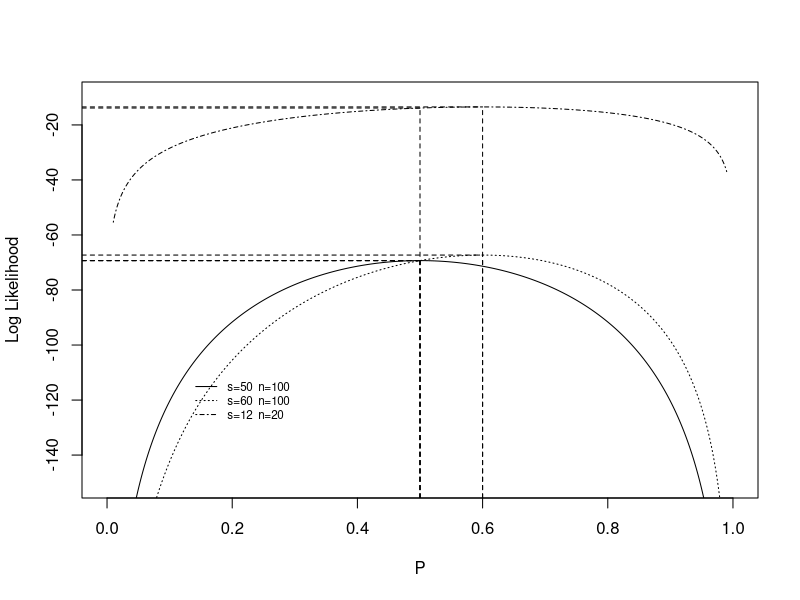
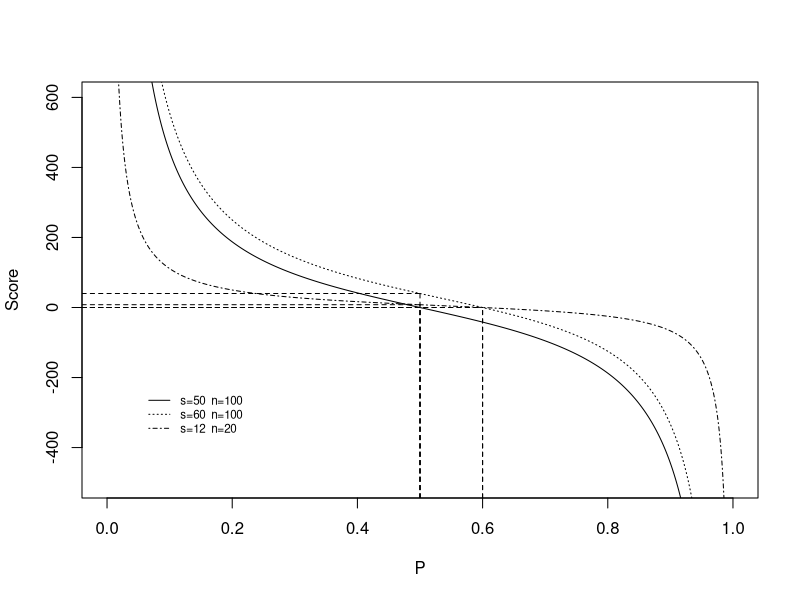
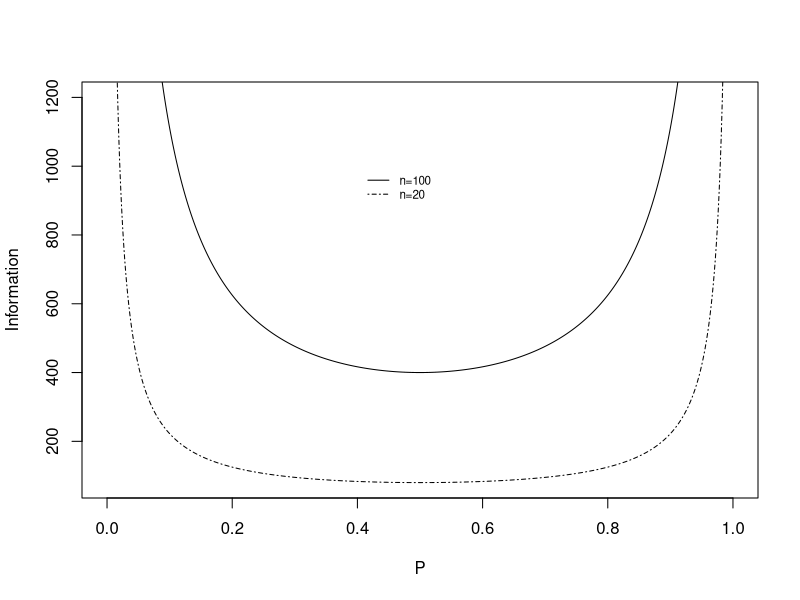

Generate these figures, in order, with R: (Note: this script raises an error after producing the figures.)
## ----echo=FALSE---------------------------------------------------------------
require(Hmisc)
knitrSet('mle')
options(width=70)


## ----loglik,echo=FALSE,cap='log likelihood functions for three one-sample binomial problems',bty='l'----
p <- seq(.01, .99, by=.001)
loglike <- function(p, s, n) s*log(p)+(n-s)*log(1-p)
score <- function(p, s, n) s/p-(n-s)/(1-p)
info <- function(p, s, n) n/p/(1-p)
s <- c(50, 60, 12)
n <- c(100, 100, 20)
lt <- c(1, 3, 4)
cl <- 0.7
plot(1:2, 1:2, xlim=c(0,1), ylim=c(-150,-10), xlab="P",
     ylab="Log Likelihood", type="n")
labl <- paste("s=", s, "  n=", n, sep="")
legend(.125, -110, labl, lty=lt, bty="n", cex=cl)
q <- par()$usr
for(i in 1:3) {
  lines(p, loglike(p, s[i], n[i]), lty=lt[i])
  lines(c(.5, .5), c(q[3], loglike(.5, s[i], n[i])), lty=2)
  lines(c(q[1], .5), c(loglike(.5, s[i], n[i]), loglike(.5, s[i], n[i])), lty=2)
  pe <- s[i]/n[i]
  lines(c(pe, pe), c(q[3], loglike(pe, s[i], n[i])), lty=2)
  lines(c(q[1], pe), c(loglike(pe, s[i], n[i]), loglike(pe, s[i], n[i])), lty=2)
}


## ----score,echo=FALSE,cap='Score functions ($\\partial\\log L/\\partial P$)',bty='l'----
plot(0, 0, xlim=c(0,1), ylim=c(-500,600), xlab="P", ylab="Score", type="n")
legend(.05, -225, labl, lty=lt, bty="n", cex=cl)
for(i in 1:3) {
  lines(p, score(p, s[i], n[i]), lty=lt[i])
  q <- par()$usr
  lines(c(.5, .5), c(q[3], score(.5, s[i], n[i])), lty=2)
  lines(c(q[1], .5), c(score(.5, s[i], n[i]), score(.5, s[i], n[i])), lty=2)
  pe <- s[i]/n[i]
  lines(c(pe, pe), c(q[3], score(pe, s[i], n[i])), lty=2)
  lines(c(q[1], pe), c(score(pe, s[i], n[i]), score(pe, s[i], n[i])), lty=2)
}

## ----information,echo=FALSE,cap='Information functions ($- \\partial^{2}\\log L/\\partial P^{2})$',bty='l'----
plot(0, 0, xlim=c(0,1), ylim=c(80,1200), xlab="P", ylab="Information", type="n")
w <- c(1,3)
legend(.4, 1000, paste("n=", n[w], sep=""), lty=lt[w], bty="n", cex=cl)
for(i in w) lines(p, info(p, s[i], n[i]), lty=lt[i])


## ----results='asis'-----------------------------------------------------------
require(rms)
options(prType='latex')
n <- 200
set.seed(15)
x1 <- rnorm(n)
logit <- x1/2
y <- ifelse(runif(n) <= plogis(logit), 1, 0)
dd <- datadist(x1);  options(datadist='dd')
f <- lrm(y ~ pol(x1,2), x=TRUE, y=TRUE)
f
anova(f)


## ----bootor,cap='Distribution of 1000 bootstrap x=1:5 log odds ratios',h=2,w=3----
# Get 2-row design matrix for obtaining predicted values
# for x = 1 and 5
X <- cbind(Intercept=1,
           predict(f, data.frame(x1=c(1,5)), type='x'))
Xdif <- X[2,,drop=FALSE] - X[1,,drop=FALSE]
Xdif
b <- bootcov(f, B=1000)
boot.log.odds.ratio <- b$boot.Coef %*% t(Xdif)
sd(boot.log.odds.ratio)
# This is the same as from summary(b, x=c(1,5)) as summary
# uses the bootstrap covariance matrix
summary(b, x1=c(1,5))[1, 'S.E.']
# Compare this s.d. with one from information matrix
summary(f, x1=c(1,5))[1,'S.E.']
# Compute percentiles of bootstrap odds ratio
exp(quantile(boot.log.odds.ratio, c(.025, .975)))
# Automatic:
summary(b, x1=c(1,5))[' Odds Ratio',]
print(contrast(b, list(x1=5), list(x1=1), fun=exp))
# Figure (*\ref{fig:mle-bootor}*)
hist(boot.log.odds.ratio, nclass=100, xlab='log(OR)', main='')


## ----bootvary,h=4,w=6.5,cache=TRUE,cap='Predicted log odds and confidence bands for seven types of confidence intervals.  Seven categories are ordered top to bottom corresponding to order of lower confidence bands at \\texttt{x1=5}.  Dotted lines are for Wald--type methods that yield symmetric confidence intervals and assume normality of point estimators.',scap='Seven types of confidence bands'----
x1s <- seq(0, 5, length=100)
pwald     <- Predict(f, x1=x1s)
psand     <- Predict(robcov(f), x1=x1s)
pbootcov  <- Predict(b, x1=x1s, usebootcoef=FALSE)
pbootnp   <- Predict(b, x1=x1s)
pbootbca  <- Predict(b, x1=x1s, boot.type='bca')
pbootbas  <- Predict(b, x1=x1s, boot.type='basic')
psimult   <- Predict(b, x1=x1s, conf.type='simultaneous')
z <- rbind('Boot percentile'     = pbootnp,
           'Robust sandwich'     = psand,
           'Boot BCa'            = pbootbca,
           'Boot covariance+Wald'= pbootcov,
           Wald                  = pwald,
           'Boot basic'          = pbootbas,
           Simultaneous          = psimult)

z$class <- ifelse(z$.set. %in% c('Boot percentile','Boot bca',
             'Boot basic'), 'Other', 'Wald')
ggplot(z, groups=c('.set.', 'class'),
       conf='line', ylim=c(-1, 9), legend.label=FALSE)


## ----pmle,w=5,h=3.25,fig.align='right',cap='Penalized least squares estimates for an unnecessary five-knot restricted cubic spline function.  In the left graph all parameters (except the intercept) are penalized.  The effective d.f.\\ are $4, 3.21, 2.71, 2.30, 2.03, 1.82$, and $1.51$.  In the right graph, only parameters associated with nonlinear functions of $X_{1}$ are penalized.  The effective d.f.\ are $4, 3.22, 2.73, 2.34, 2.11, 1.96$, and $1.68$.',scap='Penalized least squares estimates'----
set.seed(191)
x1 <- rnorm(100)
y  <- x1 + rnorm(100)
pens <- df <- aic <- c(0,.07,.5,2,6,15,60)
all <- nl <- list()

for(penalize in 1:2) {
  for(i in 1:length(pens)) {
    f <- ols(y ~ rcs(x1,5), penalty=
             list(simple=if(penalize==1)pens[i] else 0, 
                  nonlinear=pens[i]))
    df[i] <-  f$stats['d.f.']
    aic[i] <- AIC(f)
    nam <- paste(if(penalize == 1) 'all' else 'nl',
                 ' penalty:', pens[i], sep='')
    nam <- as.character(pens[i])
    p <- Predict(f, x1=seq(-2.5, 2.5, length=100),
                 conf.int=FALSE)
    if(penalize == 1) all[[nam]] <- p else nl[[nam]] <- p
  }
  print(rbind(df=df, aic=aic))
}
all <- do.call('rbind', all); all$type <- 'Penalize All'
nl  <- do.call('rbind', nl) ; nl$type  <- 'Penalize Nonlinear'
both <- as.data.frame(rbind.data.frame(all, nl))
both$Penalty <- both$.set.
ggplot(both, aes(x=x1, y=yhat, color=Penalty)) + geom_line() +
  geom_abline(col=gray(.7)) + facet_grid(~ type)
# Figure (*\ref{fig:mle-pmle}*)
